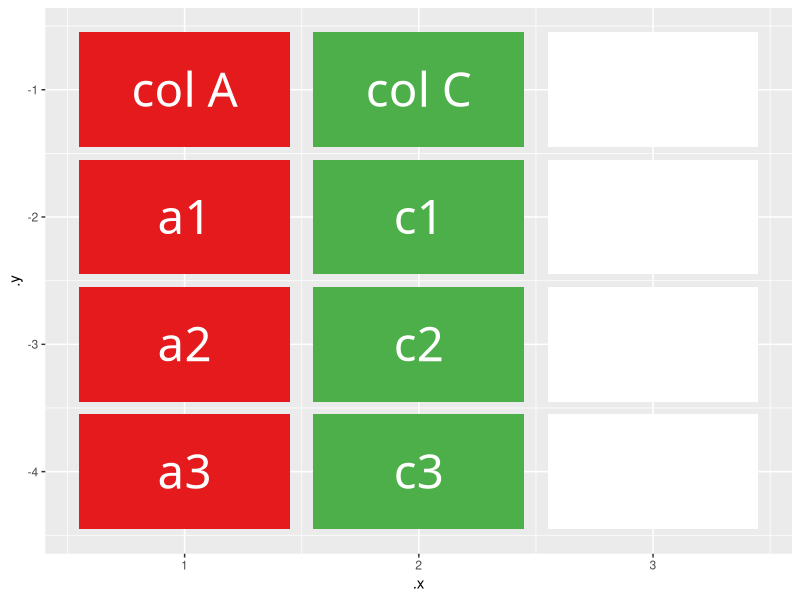

This figure's R source: (Note: this script raises an error after producing the figure.)
# select() df
library(tidyverse)
library(gganimate)

select_df_before <- tribble(
  ~.y, ~label, ~value, ~.x, ~color,
  -1, "col_A", "col A", 1, "#E41A1C",
  -2, "col_A", "a1", 1, "#E41A1C",
  -3, "col_A", "a2", 1, "#E41A1C",
  -4, "col_A", "a3", 1, "#E41A1C",
  -1, "col_B", "col B", 2, "#377EB8",
  -2, "col_B", "b1", 2, "#377EB8",
  -3, "col_B", "b2", 2, "#377EB8",
  -4, "col_B", "b3", 2, "#377EB8",
  -1, "col_C", "col C", 3, "#4DAF4A",
  -2, "col_C", "c1", 3, "#4DAF4A",
  -3, "col_C", "c2", 3, "#4DAF4A",
  -4, "col_C", "c3", 3, "#4DAF4A"
)

select_df_before$frame <- 1

select_df_after <- tribble(
  ~.y, ~label, ~value, ~.x, ~color,
  -1, "col_A", "col A", 1, "#E41A1C",
  -2, "col_A", "a1", 1, "#E41A1C",
  -3, "col_A", "a2", 1, "#E41A1C",
  -4, "col_A", "a3", 1, "#E41A1C",
  -1, "col_B", "col B", 3, "#ffffff",
  -2, "col_B", "b1", 3, "#ffffff",
  -3, "col_B", "b2", 3, "#ffffff",
  -4, "col_B", "b3", 3, "#ffffff",
  -1, "col_C", "col C", 2, "#4DAF4A",
  -2, "col_C", "c1", 2, "#4DAF4A",
  -3, "col_C", "c2", 2, "#4DAF4A",
  -4, "col_C", "c3", 2, "#4DAF4A"
)

select_df_after$frame <- 2

# testing
# test for both before and after dfs
select_df_after %>%
  ggplot() +
  aes(.x, .y, fill = color, label = value) +
  geom_tile(aes(alpha = 1), width = 0.9, height = 0.9) +
  geom_text(aes(x = .x, color = "white", size = 12), hjust = 0.5, family = "Fira Sans") +
  scale_fill_identity() +
  scale_alpha_identity() +
  scale_color_identity() +
  scale_size_identity()

select_df <- bind_rows(select_df_before, select_df_after)

select_df %>%
  ggplot() +
  aes(.x, .y, fill = color, label = value) +
  geom_tile(aes(alpha = 1), width = 0.9, height = 0.9) +
  geom_text(aes(x = .x, color = "white", size = 12), hjust = 0.5, family = "Fira Sans") +
  scale_fill_identity() +
  scale_alpha_identity() +
  scale_color_identity() +
  scale_size_identity() +
  ggtitle("df[['colA', 'colC']]") +
  theme_void() +
  theme(plot.title = element_text(family = "Fira Mono", hjust = 0.5, size = 24)) +
  transition_states(frame, transition_length = 2, state_length = 1) +
  enter_appear() +
  exit_disappear(early = TRUE) +
  ease_aes("sine-in-out") -> select_anim

select_anim <- animate(select_anim)
anim_save(here::here("images", "select-multiple-pandas.gif"), select_anim)
